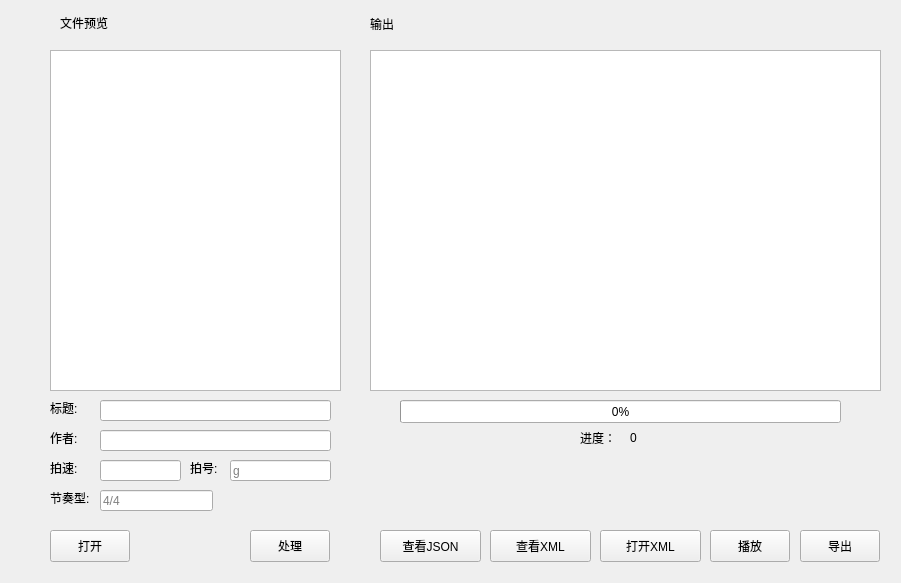
<?xml version="1.0" encoding="UTF-8"?>
<ui version="4.0">
    <class>Form</class>
    <widget class="QWidget" name="Form">
        <property name="geometry">
            <rect>
                <x>0</x>
                <y>0</y>
                <width>901</width>
                <height>583</height>
            </rect>
        </property>
        <property name="windowTitle">
            <string>Form</string>
        </property>
        <widget class="QLineEdit" name="author_le">
            <property name="geometry">
                <rect>
                    <x>100</x>
                    <y>430</y>
                    <width>231</width>
                    <height>21</height>
                </rect>
            </property>
        </widget>
        <widget class="QLabel" name="label">
            <property name="geometry">
                <rect>
                    <x>50</x>
                    <y>430</y>
                    <width>58</width>
                    <height>16</height>
                </rect>
            </property>
            <property name="text">
                <string>作者:</string>
            </property>
        </widget>
        <widget class="QLineEdit" name="title_le">
            <property name="geometry">
                <rect>
                    <x>100</x>
                    <y>400</y>
                    <width>231</width>
                    <height>21</height>
                </rect>
            </property>
            <property name="text">
                <string/>
            </property>
        </widget>
        <widget class="QLabel" name="label_2">
            <property name="geometry">
                <rect>
                    <x>50</x>
                    <y>400</y>
                    <width>58</width>
                    <height>16</height>
                </rect>
            </property>
            <property name="text">
                <string>标题:</string>
            </property>
        </widget>
        <widget class="QLabel" name="label_3">
            <property name="geometry">
                <rect>
                    <x>50</x>
                    <y>460</y>
                    <width>58</width>
                    <height>16</height>
                </rect>
            </property>
            <property name="text">
                <string>拍速:</string>
            </property>
        </widget>
        <widget class="QLineEdit" name="speed_le">
            <property name="geometry">
                <rect>
                    <x>100</x>
                    <y>460</y>
                    <width>81</width>
                    <height>21</height>
                </rect>
            </property>
        </widget>
        <widget class="QLineEdit" name="clef_le">
            <property name="geometry">
                <rect>
                    <x>230</x>
                    <y>460</y>
                    <width>101</width>
                    <height>21</height>
                </rect>
            </property>
            <property name="placeholderText">
                <string>g</string>
            </property>
        </widget>
        <widget class="QLabel" name="label_4">
            <property name="geometry">
                <rect>
                    <x>190</x>
                    <y>460</y>
                    <width>58</width>
                    <height>16</height>
                </rect>
            </property>
            <property name="text">
                <string>拍号:</string>
            </property>
        </widget>
        <widget class="QLabel" name="label_5">
            <property name="geometry">
                <rect>
                    <x>50</x>
                    <y>490</y>
                    <width>58</width>
                    <height>16</height>
                </rect>
            </property>
            <property name="text">
                <string>节奏型:</string>
            </property>
        </widget>
        <widget class="QLineEdit" name="ts_le">
            <property name="geometry">
                <rect>
                    <x>100</x>
                    <y>490</y>
                    <width>113</width>
                    <height>21</height>
                </rect>
            </property>
            <property name="placeholderText">
                <string>4/4</string>
            </property>
        </widget>
        <widget class="QLabel" name="label_6">
            <property name="geometry">
                <rect>
                    <x>60</x>
                    <y>15</y>
                    <width>58</width>
                    <height>16</height>
                </rect>
            </property>
            <property name="text">
                <string>文件预览</string>
            </property>
        </widget>
        <widget class="QGraphicsView" name="graphicsView">
            <property name="geometry">
                <rect>
                    <x>50</x>
                    <y>50</y>
                    <width>291</width>
                    <height>341</height>
                </rect>
            </property>
        </widget>
        <widget class="QPushButton" name="open_file_btn">
            <property name="geometry">
                <rect>
                    <x>50</x>
                    <y>530</y>
                    <width>80</width>
                    <height>32</height>
                </rect>
            </property>
            <property name="text">
                <string>打开</string>
            </property>
            <property name="icon">
                <iconset resource="../base/files.qrc">
                    <normaloff>:/16x16/icons/16x16/cil-window-maximize.png</normaloff>
                    :/16x16/icons/16x16/cil-window-maximize.png
                </iconset>
            </property>
        </widget>
        <widget class="QTextBrowser" name="textBrowser">
            <property name="geometry">
                <rect>
                    <x>370</x>
                    <y>50</y>
                    <width>511</width>
                    <height>341</height>
                </rect>
            </property>
        </widget>
        <widget class="QPushButton" name="process_btn">
            <property name="geometry">
                <rect>
                    <x>250</x>
                    <y>530</y>
                    <width>80</width>
                    <height>32</height>
                </rect>
            </property>
            <property name="text">
                <string>处理</string>
            </property>
            <property name="icon">
                <iconset resource="../base/files.qrc">
                    <normaloff>:/16x16/icons/16x16/cil-terminal.png</normaloff>:/16x16/icons/16x16/cil-terminal.png
                </iconset>
            </property>
        </widget>
        <widget class="QLabel" name="label_7">
            <property name="geometry">
                <rect>
                    <x>370</x>
                    <y>16</y>
                    <width>58</width>
                    <height>16</height>
                </rect>
            </property>
            <property name="text">
                <string>输出</string>
            </property>
        </widget>
        <widget class="QPushButton" name="export_btn">
            <property name="geometry">
                <rect>
                    <x>800</x>
                    <y>530</y>
                    <width>80</width>
                    <height>32</height>
                </rect>
            </property>
            <property name="text">
                <string>导出</string>
            </property>
            <property name="icon">
                <iconset resource="../base/files.qrc">
                    <normaloff>:/16x16/icons/16x16/cil-arrow-circle-top.png</normaloff>
                    :/16x16/icons/16x16/cil-arrow-circle-top.png
                </iconset>
            </property>
        </widget>
        <widget class="QProgressBar" name="progress_bar">
            <property name="geometry">
                <rect>
                    <x>400</x>
                    <y>400</y>
                    <width>441</width>
                    <height>23</height>
                </rect>
            </property>
            <property name="value">
                <number>0</number>
            </property>
        </widget>
        <widget class="QLabel" name="label_8">
            <property name="geometry">
                <rect>
                    <x>580</x>
                    <y>430</y>
                    <width>58</width>
                    <height>16</height>
                </rect>
            </property>
            <property name="text">
                <string>进度：</string>
            </property>
        </widget>
        <widget class="QLabel" name="progress_num">
            <property name="geometry">
                <rect>
                    <x>630</x>
                    <y>430</y>
                    <width>61</width>
                    <height>16</height>
                </rect>
            </property>
            <property name="text">
                <string>0</string>
            </property>
        </widget>
        <widget class="QPushButton" name="lookup_json_btn">
            <property name="geometry">
                <rect>
                    <x>380</x>
                    <y>530</y>
                    <width>101</width>
                    <height>32</height>
                </rect>
            </property>
            <property name="text">
                <string>查看JSON</string>
            </property>
            <property name="icon">
                <iconset resource="../base/files.qrc">
                    <normaloff>:/16x16/icons/16x16/cil-notes.png</normaloff>:/16x16/icons/16x16/cil-notes.png
                </iconset>
            </property>
        </widget>
        <widget class="QPushButton" name="look_xml_btn">
            <property name="geometry">
                <rect>
                    <x>490</x>
                    <y>530</y>
                    <width>101</width>
                    <height>32</height>
                </rect>
            </property>
            <property name="text">
                <string>查看XML</string>
            </property>
            <property name="icon">
                <iconset resource="../base/files.qrc">
                    <normaloff>:/16x16/icons/16x16/cil-align-center.png</normaloff>
                    :/16x16/icons/16x16/cil-align-center.png
                </iconset>
            </property>
        </widget>
        <widget class="QPushButton" name="play_btn">
            <property name="geometry">
                <rect>
                    <x>710</x>
                    <y>530</y>
                    <width>80</width>
                    <height>32</height>
                </rect>
            </property>
            <property name="text">
                <string>播放</string>
            </property>
            <property name="icon">
                <iconset resource="../base/files.qrc">
                    <normaloff>:/16x16/icons/16x16/cil-caret-right.png</normaloff>
                    :/16x16/icons/16x16/cil-caret-right.png
                </iconset>
            </property>
        </widget>
        <widget class="QPushButton" name="open_xml_btn">
            <property name="geometry">
                <rect>
                    <x>600</x>
                    <y>530</y>
                    <width>101</width>
                    <height>32</height>
                </rect>
            </property>
            <property name="text">
                <string>打开XML</string>
            </property>
            <property name="icon">
                <iconset resource="../base/files.qrc">
                    <normaloff>:/16x16/icons/16x16/cil-cloud-upload.png</normaloff>
                    :/16x16/icons/16x16/cil-cloud-upload.png
                </iconset>
            </property>
        </widget>
    </widget>
    <resources>
        <include location="../base/files.qrc"/>
    </resources>
    <connections/>
</ui>
